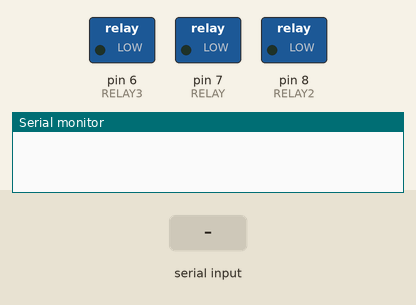
A sketch run on a simulated Arduino Uno, built with avr-gcc and run on an emulated ATmega328P. On the bench: switched loads named in the sketch (green lamp = pin HIGH), the last lines printed to the serial monitor. The test bench sets the inputs (shaded band).

Above: at 1.2 s.
1.3 s: "1" received over Serial
At 1.7 s:
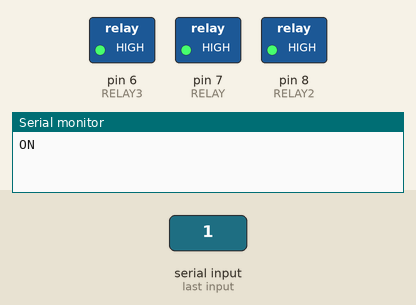
2.8 s: "0" received over Serial
At 4.0 s:
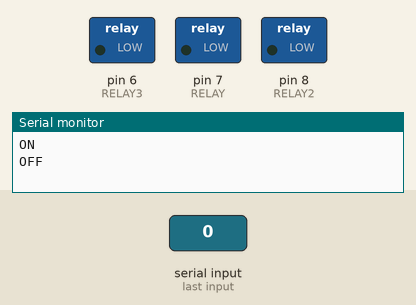
Timing chart, 0 to 5.8 s (numbered marks = the images above; inputs shaded):
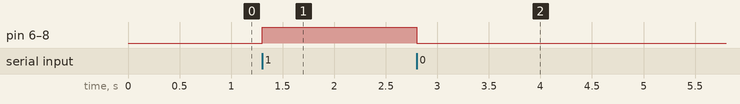

The sketch:

relay-onoff.ino
```cpp
// シリアルで受けた 1 文字でリレーを入り切りする最小のスケッチ。
// Jetson 側の conveyor-mcp（server.py / relay_onoff.py）から操作する。
// シリアルで '1' → リレーON（ベルト回転）、'0' → リレーOFF（停止）
// D7、D8、D6 のリレーを同じタイミングで入り切りする。応答（ON / OFF）は 1 行だけ返す
const int RELAY = 7;   // ベースシールドの D7 ポート
const int RELAY2 = 8;  // ベースシールドの D8 ポート
const int RELAY3 = 6;  // ベースシールドの D6 ポート（3 つめのコンベア）

void setup() {
  pinMode(RELAY, OUTPUT);
  pinMode(RELAY2, OUTPUT);
  pinMode(RELAY3, OUTPUT);
  digitalWrite(RELAY, LOW);
  digitalWrite(RELAY2, LOW);
  digitalWrite(RELAY3, LOW);
  Serial.begin(115200);
}

void loop() {
  if (Serial.available()) {
    char c = Serial.read();
    if (c == '1') { digitalWrite(RELAY, HIGH); digitalWrite(RELAY2, HIGH); digitalWrite(RELAY3, HIGH); Serial.println("ON"); }
    if (c == '0') { digitalWrite(RELAY, LOW);  digitalWrite(RELAY2, LOW);  digitalWrite(RELAY3, LOW);  Serial.println("OFF"); }
  }
}
```

Measured:
- after the input at 1.3 s, pin 6 (RELAY3), pin 7 (RELAY), pin 8 (RELAY2): LOW → HIGH at once
- after the input at 2.8 s, pin 6 (RELAY3), pin 7 (RELAY), pin 8 (RELAY2): HIGH → LOW at once
